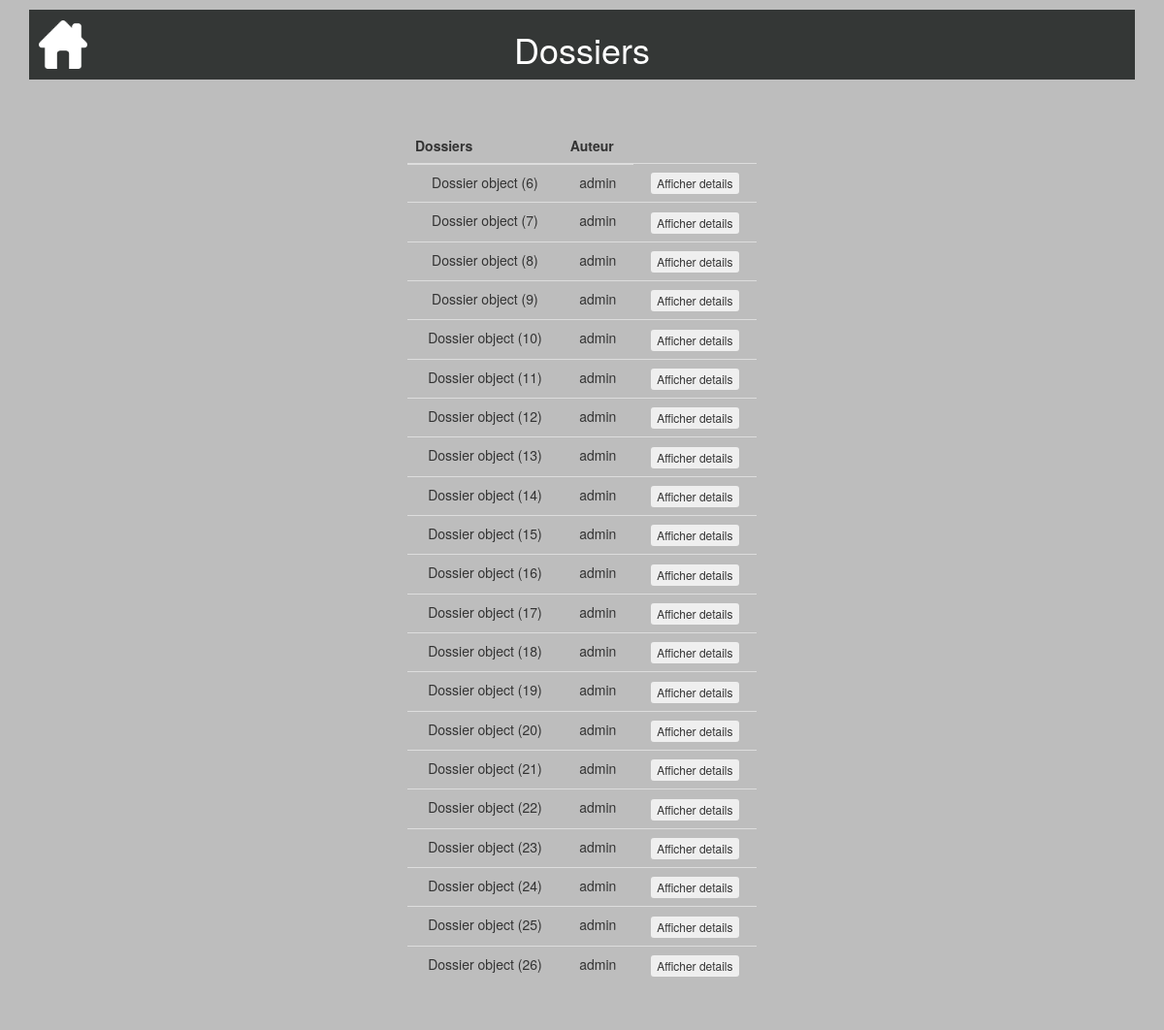
/consultertouslesdossiers/ (signed in), run on an earlier commit of the app's database.
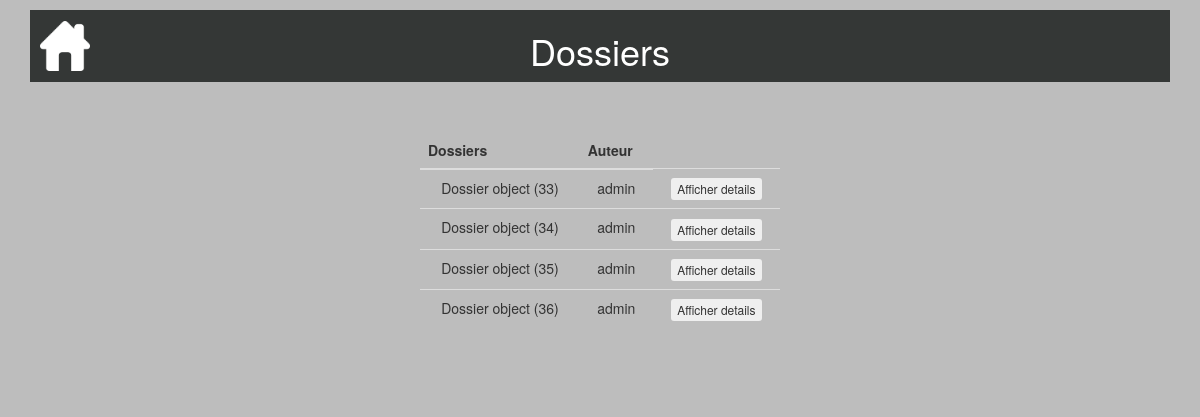
And on a later commit of the database.
### calculdej/models.py (models this page shows, shortened)
class Dossier(models.Model):
    date = models.DateTimeField(default=timezone.now, blank=True, verbose_name="Date création")
    auteur = models.ForeignKey(settings.AUTH_USER_MODEL, on_delete=models.CASCADE)
    imc = models.DecimalField(default=0.00,max_digits=5, decimal_places=2)
    age = models.IntegerField(default=0)
    de = models.DecimalField(default=0.00,max_digits=5, decimal_places=2)
    sexe = models.CharField(default="",max_length=1)
    dernier = models.BooleanField(default=True)

### consultertouslesdossiers/views.py (the view, shortened to what this page needs)
# urls.py: url('consultertouslesdossiers/', include('consultertouslesdossiers.urls')),
@login_required
@user_passes_test(check_user)
def consultertouslesdossiers(request):
    dossiers = Dossier.objects.all()
    return render(request, 'consultertouslesdossiers/consultertouslesdossiers.html', locals())

### consultertouslesdossiers/views.py (called while the page is built)
def check_user(user):
    if user.is_authenticated:
        username = user.get_username()
    return username=='admin'

### consultertouslesdossiers/templates/consultertouslesdossiers/consultertouslesdossiers.html (shortened to what this page needs)
{% extends "base.html" %}
{% block header %}<h1>Dossiers</h1>{% endblock %}
{% block content %}
<table class="table">
  <thead>
       <tr>
           <th>Dossiers</th>
           <th>Auteur</th>
       </tr>
   </thead>
   <tbody>
       {% for d in dossiers %}
       <tr>
           <td>{{ d }}</td>
           <td>{{ d.auteur }}</td>
           <td>
             <form method="post">
                 <button onclick="details()" class="btn btn-xs" type="submit" name="btnaffdetails" value="{{d.id}}">Afficher details</button>
             </form>
          </td>
       </tr>
      {%endfor%}
    </tbody>
</table>
{% endblock %}

What changed in the data, as far as the page shows it:
removed Dossier: id "Dossier object (6)", auteur "admin"
removed Dossier: id "Dossier object (7)", auteur "admin"
removed Dossier: id "Dossier object (8)", auteur "admin"
removed Dossier: id "Dossier object (9)", auteur "admin"
removed Dossier: id "Dossier object (10)", auteur "admin"
removed Dossier: id "Dossier object (11)", auteur "admin"
removed Dossier: id "Dossier object (12)", auteur "admin"
removed Dossier: id "Dossier object (13)", auteur "admin"
removed Dossier: id "Dossier object (14)", auteur "admin"
removed Dossier: id "Dossier object (15)", auteur "admin"
removed Dossier: id "Dossier object (16)", auteur "admin"
removed Dossier: id "Dossier object (17)", auteur "admin"
removed Dossier: id "Dossier object (18)", auteur "admin"
removed Dossier: id "Dossier object (19)", auteur "admin"
removed Dossier: id "Dossier object (20)", auteur "admin"
removed Dossier: id "Dossier object (21)", auteur "admin"
removed Dossier: id "Dossier object (22)", auteur "admin"
removed Dossier: id "Dossier object (23)", auteur "admin"
removed Dossier: id "Dossier object (24)", auteur "admin"
removed Dossier: id "Dossier object (25)", auteur "admin"
removed Dossier: id "Dossier object (26)", auteur "admin"
added Dossier: id "Dossier object (33)", auteur "admin"
added Dossier: id "Dossier object (34)", auteur "admin"
added Dossier: id "Dossier object (35)", auteur "admin"
added Dossier: id "Dossier object (36)", auteur "admin"
